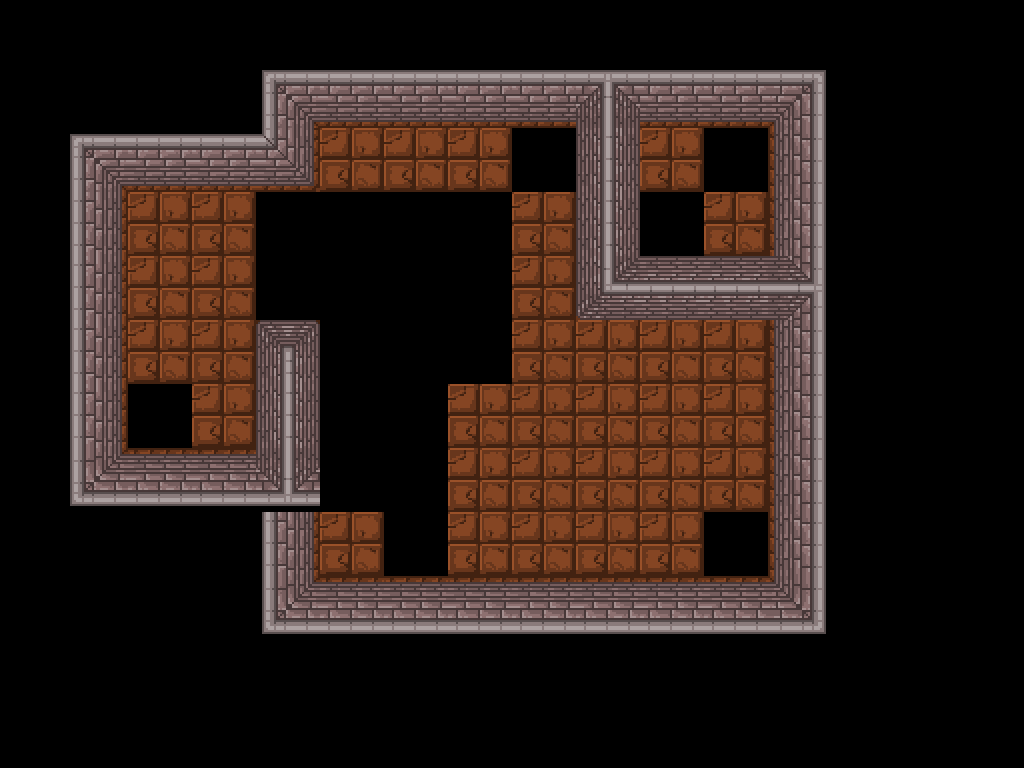

This game map was drawn from its Tiled (.tmx) file and the tilesets committed beside it. A one-line description and the trimmed map source follow:
An orthogonal 16x12 tile map with 64x64 px tiles, 6 tile layers (Tiles, Objects, Links, blocs, ...), 3 tilesets.

<map version="1.0" orientation="orthogonal" width="16" height="12" tilewidth="64" tileheight="64">
 <tileset firstgid="1" name="typeOfCase" tilewidth="64" tileheight="64">
  <image source="../typeOfCase.png" width="1152" height="64" />
  <tile id="9">
   <properties>
    <property name="id" value="&quot;porte_1&quot;" />
   </properties>
  </tile>
 </tileset>
 <tileset firstgid="19" name="links" tilewidth="64" tileheight="64">
  <image source="../links.png" width="640" height="64" />
 </tileset>
 <tileset firstgid="29" name="graphs" tilewidth="64" tileheight="64">
  <image source="../../pixel/walls_64.png" width="832" height="192" />
 </tileset>
 <layer name="Tiles" width="16" height="12" opacity="0">
  <data>[192 cells, 192 non-empty, 2 distinct tile ids]</data>
 </layer>
 <layer name="Objects" width="16" height="12" opacity="0">
  <properties>
   <property name="" value="" />
  </properties>
  <data>[192 cells, 21 non-empty, 9 distinct tile ids]</data>
 </layer>
 <layer name="Links" width="16" height="12" opacity="0">
  <data>[192 cells, 2 non-empty, 1 distinct tile ids]</data>
 </layer>
 <layer name="blocs" width="16" height="12" opacity="0.01">
  <data>[192 cells, 0 non-empty, 0 distinct tile ids]</data>
 </layer>
 <layer name="Render" width="16" height="12">
  <data>[192 cells, 78 non-empty, 17 distinct tile ids]</data>
 </layer>
 <layer name="RenderBis" width="16" height="12">
  <data>[192 cells, 0 non-empty, 0 distinct tile ids]</data>
 </layer>
</map>
